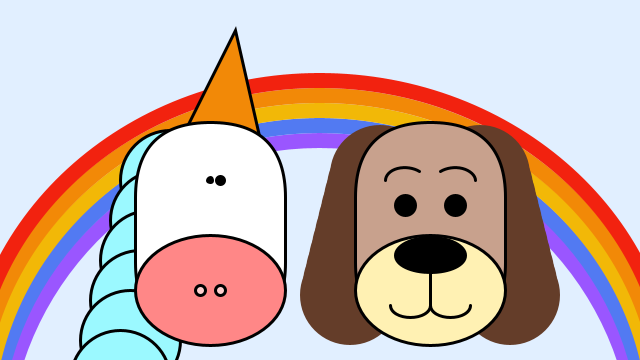
Frame 1 (no input)
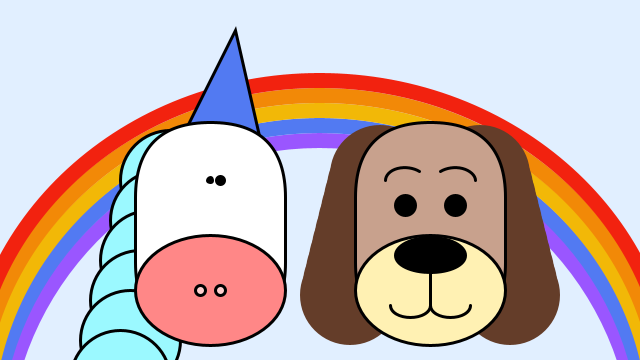
Frame 2 (the mouse pressed at the canvas centre, redrawn once)

The Processing sketch that drew these frames (run headless with seeded random() and noise(); the mouse was pressed at the canvas centre and the sketch redrawn once):

// Processing sketch: rainbow_unicorn_puppy
// ── rainbow_unicorn_puppy.pde
// Rainbow, Unicorn, Puppy Functions
// The Coding Train / Daniel Shiffman
// Processing Intro Series

color[] rainbowColors = new int[]{#9A56FF, #527AF2, #F2B807, #F28907, #F2220F};


void setup() {
  size(640, 360);
  pixelDensity(2);
  colorMode(HSB, 255);
  rectMode(CENTER);
}

void draw() {
  background(150, 30, 255);
  rainbow();
  puppy();
  unicorn();
  noLoop();
}

void rainbow() {
  float sw = 15;
  strokeWeight(sw);
  noFill();

  for (int i = 0; i < rainbowColors.length; i++) {
    stroke(rainbowColors[i]); //pick a color from the array
    arc(width/2, (height + 100) - sw*i, width + sw*i, width, PI, PI*2);
  }
}

void unicorn() {
  float sw = 3; //strokeWeight
  float posX = width/2 - 110;
  float posY = height/2 + 50;
  stroke(0);
  strokeWeight(sw);
  float triSize = 50; //size of triangle
  //pick a random horn color
  fill(rainbowColors[int(random(rainbowColors.length))]);
  triangle(posX - triSize/2, posY - 100, posX + triSize, posY - 90, posX+triSize/2, posY -100 - triSize*2);

  //unicorn "mane"
  for (int i = 0; i < 7; i++) {
    fill(130, 100, 255);
    circle((posX - 40) - 10*i, posY - 50 + 40*i, 100);
  }

  //head
  fill(255);
  rect(posX, posY, 150, 215, 100);

  //nose
  fill(0, 120, 255);
  ellipse(posX, posY+60, 150, 110);

  // nostrils
  fill(0, 50, 255);
  ellipse(posX + 10, posY + 60, 10, 10);
  ellipse(posX - 10, posY + 60, 10, 10);

  //eyes
  fill(0);
  ellipse(posX, posY - 50, 5, 5);
  ellipse(posX + 10, posY - 50, 8, 8);
}

void puppy() {
  float sw = 3;
  float posX = width/2 + 110;
  float posY = height/2 + 50;
  stroke(0);
  strokeWeight(sw);

  //ears
  for (float i = 0; i < 3; i+=0.3) {
    fill(15, 150, 100);
    noStroke();
    circle((posX - 50) - 10*i, posY - 55 + 40*i, 100);
    circle((posX + 50) + 10*i, posY - 55 + 40*i, 100);
  }

  //head
  stroke(0);
  fill(15, 75, 200);
  rect(posX, posY, 150, 215, 100);

  //nose
  fill(35, 75, 255);
  ellipse(posX, posY+60, 150, 110);

  //mouth
  fill(0);
  ellipse(posX, posY+25, 70, 35);
  line(posX, posY+25, posX, posY+75);
  noFill();
  arc(posX - 20, posY+75, 40, 25, 0, PI);
  arc(posX + 20, posY+75, 40, 25, 0, PI);

  //eyes
  fill(0);
  ellipse(posX - 25, posY - 25, 20, 20);
  ellipse(posX + 25, posY - 25, 20, 20);

  //eyebrows
  noFill();
  arc(posX - 25, posY - 50, 40, 25, PI, 2*PI - PI/4);
  arc(posX + 25, posY - 50, 40, 25, PI + PI/4, 2*PI);
}
